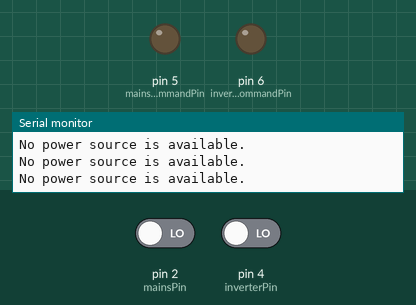
This sketch was run on a simulated Arduino Uno, built with avr-gcc and run on an emulated ATmega328P. Shown: output pins drawn as LEDs (lit = HIGH), the last lines printed to the serial monitor. The test bench sets the inputs (shaded band); at power-on: pin 2 (mainsPin) LOW, pin 4 (inverterPin) LOW.

Above: at 1.5 s.
1.6 s: pin 2 (mainsPin) driven HIGH
At 2.1 s:
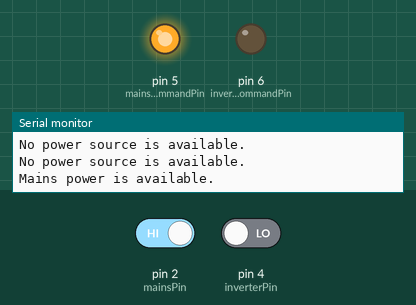
3.2 s: pin 2 (mainsPin) driven LOW
At 4.1 s:
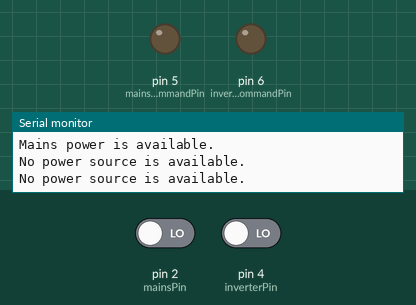
5.0 s: pin 4 (inverterPin) driven HIGH
At 6.1 s:
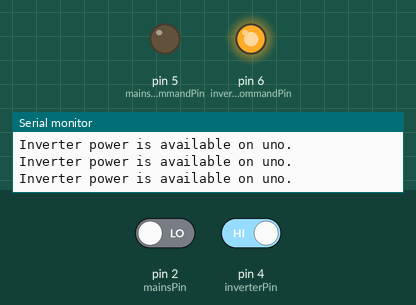
6.7 s: pin 4 (inverterPin) driven LOW
At 8.1 s:
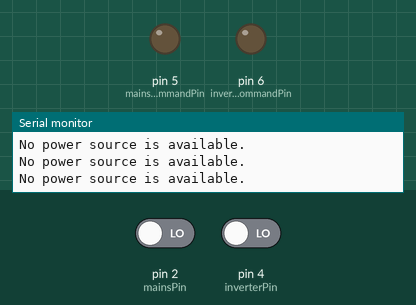
Timing chart, 0 to 9.5 s (numbered marks = the images above; inputs shaded):
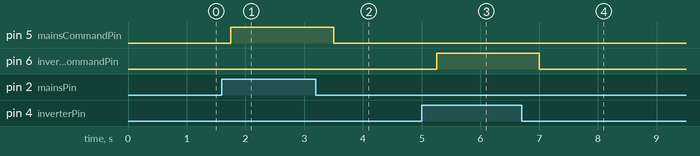

The sketch:

code.ino
```cpp
// Define pins
const int mainsPin = 2;
const int inverterPin = 4;
// Change these to appropriate digital pins
const int mainsCommandPin = 5; // Example pin
const int inverterCommandPin = 6; // Example pin

void setup() {
  // Initialize serial communication
  Serial.begin(9600);

  // Initialize pin modes
  pinMode(mainsPin, INPUT);
  pinMode(inverterPin, INPUT);
  pinMode(mainsCommandPin, OUTPUT);
  pinMode(inverterCommandPin, OUTPUT);

  // Initialize outputs to LOW
  digitalWrite(mainsCommandPin, LOW);
  digitalWrite(inverterCommandPin, LOW);
}

void loop() {
  bool mainsAvailable = digitalRead(mainsPin);
  bool inverterAvailable = digitalRead(inverterPin);

  // Check if mains power is available
  if (mainsAvailable) {
    digitalWrite(mainsCommandPin, HIGH);
    digitalWrite(inverterCommandPin, LOW);
    Serial.println("Mains power is available.");
  }
  // If mains is not available, check if inverter power is available
  else if (!mainsAvailable && inverterAvailable) {
    digitalWrite(mainsCommandPin, LOW);
    digitalWrite(inverterCommandPin, HIGH);
    Serial.println("Inverter power is available on uno.");
  }
  // If neither power source is available
  else {
    digitalWrite(mainsCommandPin, LOW);
    digitalWrite(inverterCommandPin, LOW);
    Serial.println("No power source is available.");
  }

  delay(350);
}
```

Measured:
- after the input at 1.6 s, pin 5 (mainsCommandPin): LOW → HIGH after 0.15 s
- after the input at 3.2 s, pin 5 (mainsCommandPin): HIGH → LOW after 0.30 s
- after the input at 5.0 s, pin 6 (inverterCommandPin): LOW → HIGH after 0.25 s
- after the input at 6.7 s, pin 6 (inverterCommandPin): HIGH → LOW after 0.31 s
